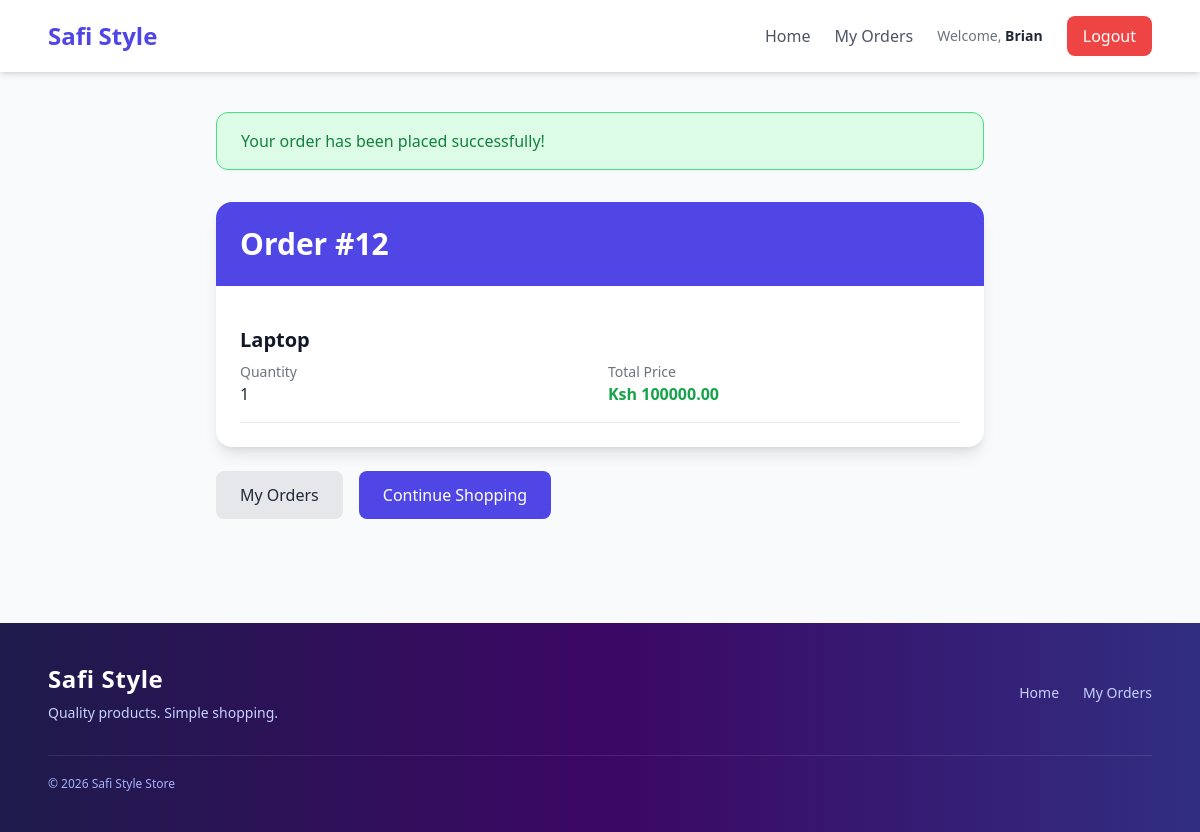
The app's page /orders/12/ (signed in) with its own data.
### myapp/models.py (models this page shows, shortened)
class Order(models.Model):
    user = models.ForeignKey(
        User,
        on_delete=models.CASCADE
    )
    created_at = models.DateTimeField(
        auto_now_add=True
    )

class OrderItem(models.Model):
    order = models.ForeignKey(
        Order,
        on_delete=models.CASCADE
    )
    product = models.ForeignKey(
        Product,
        on_delete=models.CASCADE
    )
    quantity = models.PositiveIntegerField(default=1)
    def total_price(self):
        return self.product.price * self.quantity

class Product(models.Model):
    category = models.ForeignKey(
        Category,
        on_delete=models.CASCADE
    )
    name = models.CharField(max_length=200)
    price = models.DecimalField(
        max_digits=10,
        decimal_places=2
    )
    image = models.ImageField(
        upload_to='products/',
        blank=True,
        null=True
    )

### myapp/views.py (the view)
@login_required
def order_detail(request, pk):
    order = get_object_or_404(
        Order,
        pk=pk,
        user=request.user
    )
    return render(
        request,
        "order_detail.html",
        {"order": order}
    )

### myapp/templates/order_detail.html
{% extends 'base.html' %}
{% block content %}
<div class="max-w-3xl mx-auto">
    <div class="bg-green-100 border border-green-400 text-green-700 px-6 py-4 rounded-xl mb-8 shadow-sm">
         Your order has been placed successfully!
    </div>
    <div class="bg-white rounded-2xl shadow-lg overflow-hidden">
        <div class="bg-indigo-600 text-white p-6">
            <h1 class="text-3xl font-bold">
                Order #{{ order.id }}
            </h1>
        </div>
        <div class="p-6">
            {% for item in order.orderitem_set.all %}
            <div class="border-b border-gray-200 py-4">
                <h2 class="text-xl font-semibold text-gray-900 mb-2">
                    {{ item.product.name }}
                </h2>
                <div class="grid grid-cols-2 gap-4">
                    <div>
                        <p class="text-gray-500 text-sm">
                            Quantity
                        </p>
                        <p class="font-medium">
                            {{ item.quantity }}
                        </p>
                    </div>
                    <div>
                        <p class="text-gray-500 text-sm">
                            Total Price
                        </p>
                        <p class="font-bold text-green-600">
                            Ksh {{ item.total_price }}
                        </p>
                    </div>
                </div>
            </div>
            {% empty %}
            <p class="text-gray-500">
                No items found in this order.
            </p>
            {% endfor %}
        </div>
    </div>
    <div class="mt-6 flex gap-4">
        <a href="{% url 'order_list' %}"
           class="bg-gray-200 text-gray-800 px-6 py-3 rounded-lg hover:bg-gray-300 transition">
            My Orders
        </a>
        <a href="{% url 'product_list' %}"
           class="bg-indigo-600 text-white px-6 py-3 rounded-lg hover:bg-indigo-700 transition">
            Continue Shopping
        </a>
    </div>
</div>
{% endblock %}

### myapp/templates/base.html (shortened to what this page needs)
<!DOCTYPE html>
<html lang="en">
<head>
<script src="https://cdn.tailwindcss.com"></script>
</head>
<body class="bg-gray-50 text-gray-800 min-h-screen">
<nav class="bg-white shadow-md">
    <div class="max-w-6xl mx-auto px-6 py-4 flex items-center justify-between">
        <a href="/" class="text-2xl font-bold text-indigo-600">
            Safi Style
        </a>
        <div class="flex items-center gap-6">
            <a href="/"
               class="text-gray-600 hover:text-indigo-600 font-medium transition">
                Home
            </a>
            {% if user.is_authenticated %}
                <a href="/orders/"
                   class="text-gray-600 hover:text-indigo-600 font-medium transition">
                    My Orders
                </a>
                <span class="text-sm text-gray-500">
                    Welcome, <strong class="text-gray-800">{{ user.username }}</strong>
                </span>
                <a href="{% url 'logout' %}"
                   class="bg-red-500 text-white px-4 py-2 rounded-lg hover:bg-red-600 transition">
                    Logout
                </a>
            {% endif %}
        </div>
    </div>
</nav>
<main class="max-w-6xl mx-auto px-6 py-10">
    {% block content %}
    {% endblock %}
</main>
<footer class="bg-gradient-to-r from-indigo-950 via-purple-950 to-indigo-900 text-white mt-16">
    <div class="max-w-6xl mx-auto px-6 py-10">
    <div class="flex flex-col md:flex-row items-center justify-between gap-6">
        <div class="text-center md:text-left">
            <div class="flex items-center justify-center md:justify-start gap-3 mb-2">
                <h3 class="text-2xl font-bold tracking-wide">
                    Safi Style
                </h3>
            </div>
            <p class="text-indigo-200 text-sm">
                Quality products. Simple shopping.
            </p>
        </div>
        <div class="flex items-center gap-6 text-sm">
            <a href="/" class="text-indigo-200 hover:text-white transition">
                Home
            </a>
            {% if user.is_authenticated %}
                <a href="/orders/" class="text-indigo-200 hover:text-white transition">
                    My Orders
                </a>
            {% endif %}
        </div>
    </div>
    <div class="border-t border-white/10 mt-8 pt-5 flex flex-col sm:flex-row items-center justify-between gap-2">
        <p class="text-xs text-indigo-300">
            &copy; 2026 Safi Style Store
        </p>
    </div>
</div>
</footer>
</body>
</html>

### records on screen
Order: id "12"
OrderItem: product.name "Laptop", quantity "1", total_price "100000.00"

### other values on screen
{{ user.username }} "Brian"
